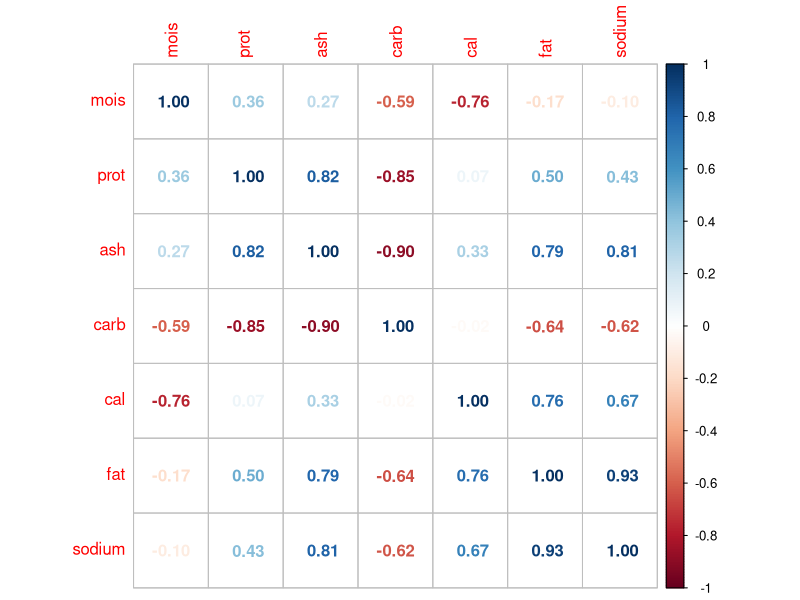
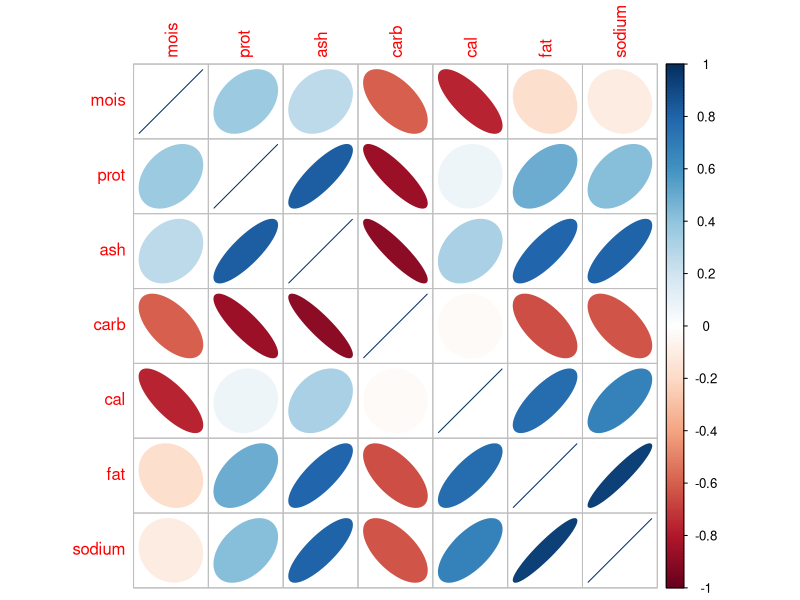
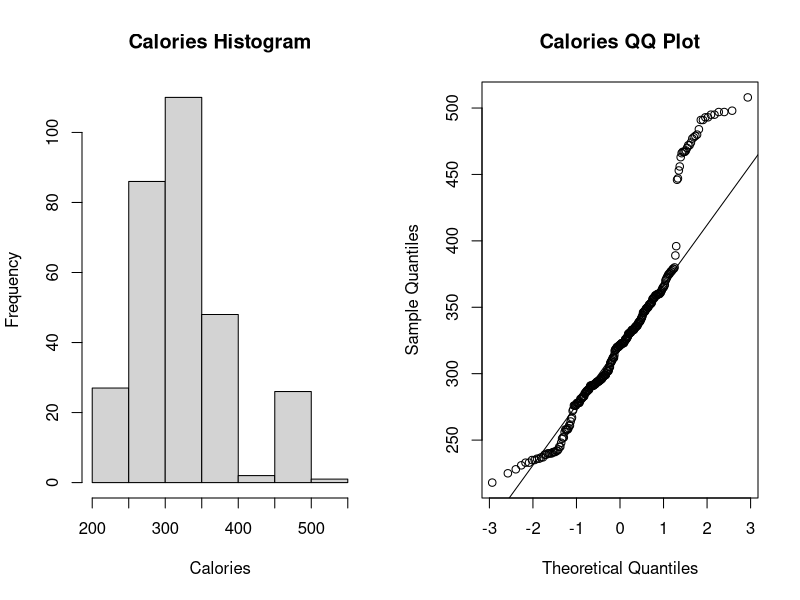
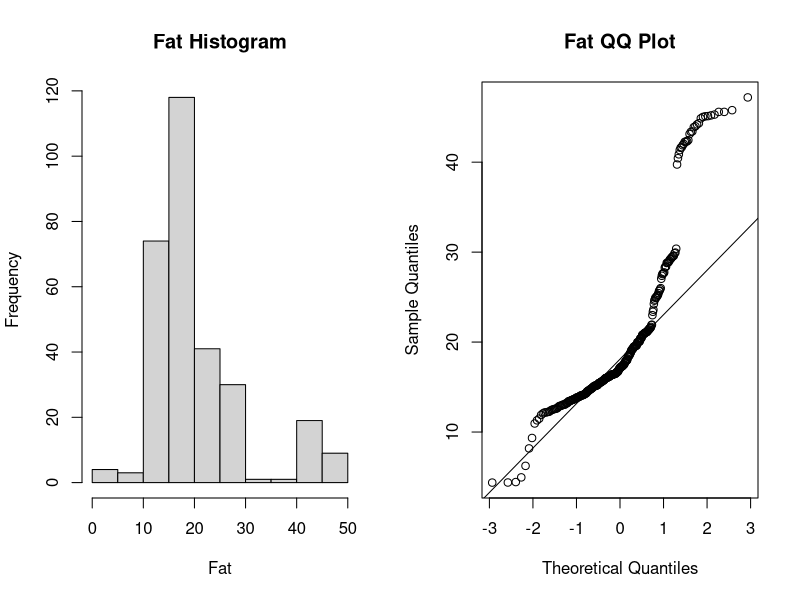
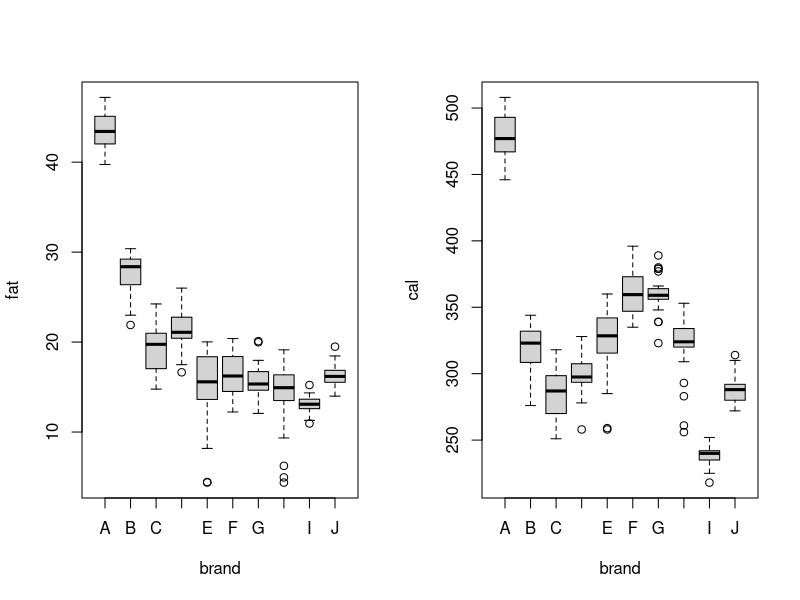
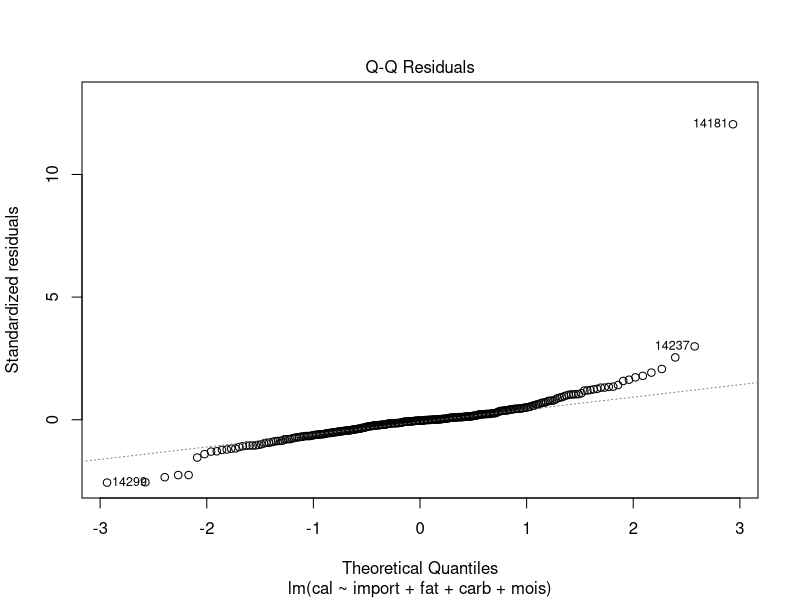

Write R code to recreate these figures, in order.
library(tidyverse)

hyp <- function(a, b){
  return(round(sqrt(a^2 + b^2), digits = 2))
}

a <- 7
b <- 10

print(paste("The hypotenuse of a triangle with sides", a, "and", b, "is", hyp(a, b)))

# 2
Pizza <- read.table("../../../Dataset/PizzaCal.csv", header = T, row.names = 1, sep = ",")

head(Pizza)

class(Pizza)

class(Pizza$cal)

class(Pizza$fat)

class(Pizza$brand)

Pizza.mat <- as.matrix(Pizza[, 3:9]) 

class(Pizza.mat)

head(Pizza.mat)

# 3 - Descriptive Statistics
summary(Pizza)

library(psych)
describe(Pizza)[3:9, 1:9]


## 4 - Correlation Analysis

### 4.1
Pizza.cor <- cor(Pizza.mat)

library(corrplot)
corrplot(Pizza.cor, method = "number", order = "hclust")
corrplot(Pizza.cor, method = "ellipse", order = "hclust")


### 4.2
# Two desirable predictors for cal would be `***mois***` and `***fat***`.
# As observed from the correlation plot, `mois` has a correlation of ***-0.76*** indicating a moderately strong _negative relationship_ with `cal` while `fat` has a correlation of ***0.76*** also, indicating a _positive relationship_ with `cal`. From the ellipse correlation plot, the darker the blue or red, the more correlated it is. The red indicates a negative correlation while the blue indicates a positive correlation. From the plot, it was observed that the darkest blue is `fat` while the darkest red is `mois`.

## 5 - Descriptive Analytics: Normality
par(mfrow = c(1, 2))

hist(Pizza$cal, main = "Calories Histogram", xlab = "Calories")

qqnorm(Pizza$cal, main = "Calories QQ Plot")
qqline(Pizza$cal)

hist(Pizza$fat, main = "Fat Histogram", xlab = "Fat")

qqnorm(Pizza$fat, main = "Fat QQ Plot")
qqline(Pizza$fat)

par(mfrow = c(1, 1))

# Calories appears to be normally distributed. There is a noticeable trace of bell shape on the histogram and the qq plot also justifies this. Most of the data are on the line of the qq plot with only a few number of deviation.

# Fat does not appear to be normally distributed. The histogram does not reveal a bell shape. Furthermore, the qq plot shows that just a few observations are on the line while most of the observations are off the line.


## 6.0 : Descriptive Analytics - Boxplots and ANOVA
### 6.1
par(mfrow = c(1, 2))

boxplot(fat~brand, data = Pizza)

boxplot(cal~brand, data = Pizza)

par(mfrow = c(1, 1))


### 6.2
aov.fat <- aov(fat ~ brand, data = Pizza) # ANOVA - fat by brand
aov.cal <- aov(cal ~ brand, data = Pizza) # ANOVA - cal by brand

# Get the summaries of the ANOVA table
summary(aov.fat)

# Specify a space in between the summaries.
cat("\n") # The function cat concatenates and prints strings and "\n" is the code for a new line.

summary(aov.cal)

### 6.3


## 7.0 : Simple Linear Regression Model

### 7.1

fit.simple <- lm(cal ~ fat, data = Pizza)
summary(fit.simple)

# The effect of fat is positive and significant (p-value < 0.0001) indicating that on average, an additional 1 gram per slice of fat is estimated to increase the calories by 5.28 calories per slice.


## 8.0 : Linear Regression Model with a Binary Predictor

### 8.1 
fit.dummy <- lm(cal ~ import + fat, data = Pizza)
summary(fit.dummy)


### 8.2


## 9.0 : Multivariate Linear Model
fit.full <- lm(cal ~ import + fat + carb + mois, data = Pizza)
summary(fit.full)


## 10: Residual Plots and Model Evaluation
plot(fit.full, which = 2)


anova(fit.simple, fit.dummy, fit.full)
